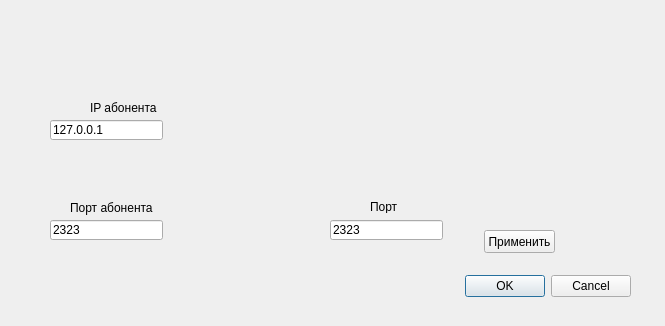
<?xml version="1.0" encoding="UTF-8"?>
<ui version="4.0">
 <class>NetDialog</class>
 <widget class="QDialog" name="NetDialog">
  <property name="geometry">
   <rect>
    <x>0</x>
    <y>0</y>
    <width>665</width>
    <height>326</height>
   </rect>
  </property>
  <property name="windowTitle">
   <string>Dialog</string>
  </property>
  <widget class="QDialogButtonBox" name="buttonBox">
   <property name="geometry">
    <rect>
     <x>20</x>
     <y>270</y>
     <width>611</width>
     <height>32</height>
    </rect>
   </property>
   <property name="orientation">
    <enum>Qt::Horizontal</enum>
   </property>
   <property name="standardButtons">
    <set>QDialogButtonBox::Cancel|QDialogButtonBox::Ok</set>
   </property>
  </widget>
  <widget class="QLineEdit" name="lineEdit">
   <property name="geometry">
    <rect>
     <x>50</x>
     <y>120</y>
     <width>113</width>
     <height>20</height>
    </rect>
   </property>
   <property name="text">
    <string>127.0.0.1</string>
   </property>
  </widget>
  <widget class="QLineEdit" name="lineEdit_3">
   <property name="geometry">
    <rect>
     <x>50</x>
     <y>220</y>
     <width>113</width>
     <height>20</height>
    </rect>
   </property>
   <property name="text">
    <string>2323</string>
   </property>
  </widget>
  <widget class="QLineEdit" name="lineEdit_4">
   <property name="geometry">
    <rect>
     <x>330</x>
     <y>220</y>
     <width>113</width>
     <height>20</height>
    </rect>
   </property>
   <property name="text">
    <string>2323</string>
   </property>
  </widget>
  <widget class="QLabel" name="label">
   <property name="geometry">
    <rect>
     <x>90</x>
     <y>100</y>
     <width>91</width>
     <height>16</height>
    </rect>
   </property>
   <property name="text">
    <string>IP абонента</string>
   </property>
  </widget>
  <widget class="QLabel" name="label_2">
   <property name="geometry">
    <rect>
     <x>70</x>
     <y>200</y>
     <width>91</width>
     <height>16</height>
    </rect>
   </property>
   <property name="text">
    <string>Порт абонента</string>
   </property>
  </widget>
  <widget class="QPushButton" name="pushButton">
   <property name="geometry">
    <rect>
     <x>484</x>
     <y>230</y>
     <width>71</width>
     <height>23</height>
    </rect>
   </property>
   <property name="text">
    <string>Применить</string>
   </property>
  </widget>
  <widget class="QLabel" name="label_3">
   <property name="geometry">
    <rect>
     <x>370</x>
     <y>200</y>
     <width>47</width>
     <height>13</height>
    </rect>
   </property>
   <property name="text">
    <string>Порт</string>
   </property>
  </widget>
 </widget>
 <resources/>
 <connections>
  <connection>
   <sender>buttonBox</sender>
   <signal>accepted()</signal>
   <receiver>NetDialog</receiver>
   <slot>accept()</slot>
   <hints>
    <hint type="sourcelabel">
     <x>248</x>
     <y>254</y>
    </hint>
    <hint type="destinationlabel">
     <x>157</x>
     <y>274</y>
    </hint>
   </hints>
  </connection>
  <connection>
   <sender>buttonBox</sender>
   <signal>rejected()</signal>
   <receiver>NetDialog</receiver>
   <slot>reject()</slot>
   <hints>
    <hint type="sourcelabel">
     <x>316</x>
     <y>260</y>
    </hint>
    <hint type="destinationlabel">
     <x>286</x>
     <y>274</y>
    </hint>
   </hints>
  </connection>
 </connections>
</ui>
